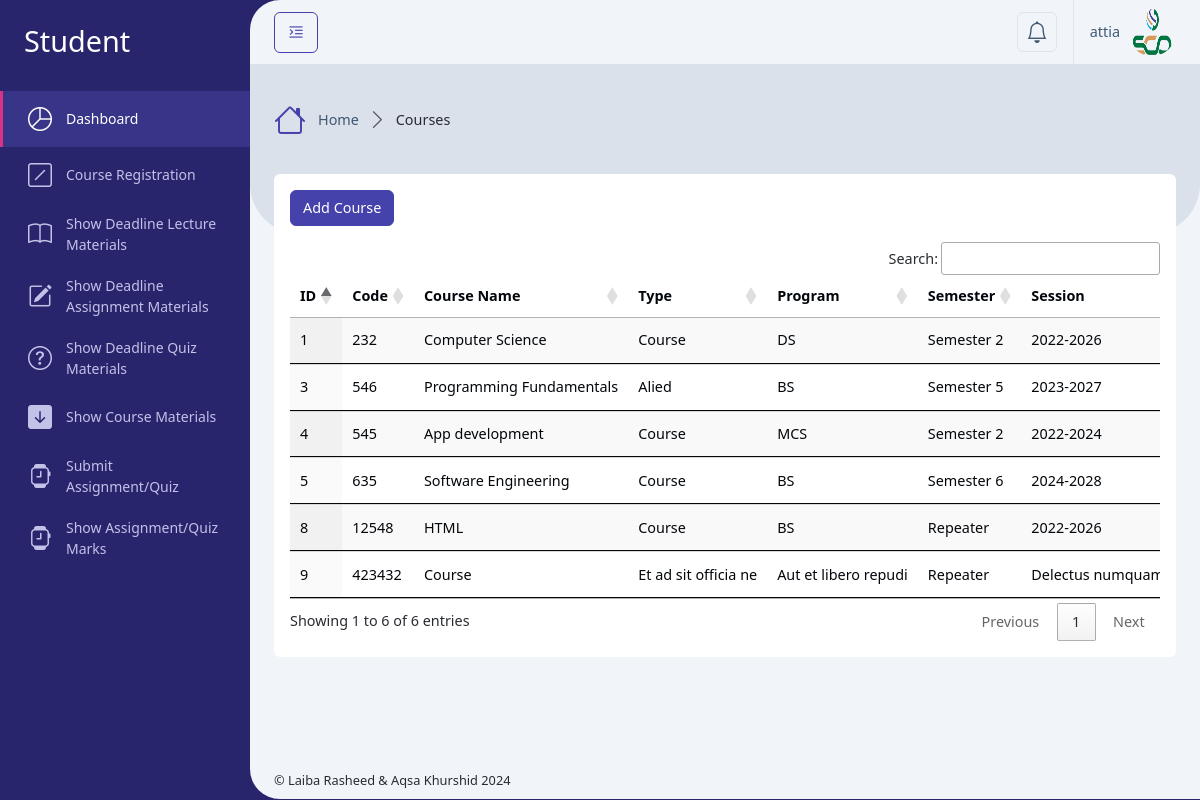
Screenshot of /Administrator/courses.php (signed in) with the database file from the repository.
### tables this page shows
CREATE TABLE `users` (
  `id` int(11) NOT NULL,
  `username` varchar(50) NOT NULL,
  `email` varchar(100) NOT NULL,
  `address` varchar(255) DEFAULT NULL,
  `phone` varchar(20) DEFAULT NULL,
  `department` varchar(255) DEFAULT NULL,
  `student_semester` varchar(100) DEFAULT NULL,
  `student_session` varchar(100) DEFAULT NULL,
  `student_program` varchar(100) DEFAULT NULL,
  `instructor_education` varchar(255) DEFAULT NULL,
  `profile_photo` varchar(256) DEFAULT NULL,
  `password` varchar(255) NOT NULL,
  `role_id` int(11) NOT NULL,
  `isActive` tinyint(2) DEFAULT 0,
  `created_at` timestamp NOT NULL DEFAULT current_timestamp()
);

CREATE TABLE `courses` (
  `id` int(11) NOT NULL,
  `code` varchar(100) DEFAULT NULL,
  `name` varchar(255) NOT NULL,
  `type` varchar(100) DEFAULT 'Course',
  `description` text DEFAULT NULL,
  `program` varchar(100) DEFAULT NULL,
  `semester` varchar(100) DEFAULT NULL,
  `session` varchar(20) DEFAULT NULL,
  `credit_hour` int(10) DEFAULT 3,
  `created_at` timestamp NOT NULL DEFAULT current_timestamp()
);

### Administrator/courses.php (called while the page is built, shortened)
<?php
    require '../Database/config.php';
    $user = getUserData($_SESSION['user_id']);
    $sql = "SELECT * FROM courses";
    $result = $conn->query($sql);
    include '../setting/_Layout.php';
?>

### Database/config.php (called while the page is built, shortened)
<?php
    $servername = "localhost";
    $username = "root";
    $password = "";
    $dbname = "course_ms";
    $conn = new mysqli($servername, $username, $password, $dbname);
    function getUserData($user_id) {
        global $conn;
        $stmt = $conn->prepare("SELECT * FROM users WHERE id = ?");
        $stmt->bind_param("i", $user_id);
        $stmt->execute();
        $result = $stmt->get_result();
        return $result->fetch_assoc();
    }
?>

### Administrator/courses_content.php (the view, shortened to what this page needs)
<div class="row">
    <div class="col-xxl-12">
        <div class="card mb-4">
            <div class="card-body">
                <button class="btn btn-primary mb-3" data-bs-toggle="modal" data-bs-target="#createCourseModal">Add Course</button>
                <div class="table-responsive">
                    <table id="example" class="table align-middle table-hover m-0 display nowrap" style="width:100%">
                        <thead>
                            <tr>
                                <th scope="col">ID</th>
                                <th scope="col">Code</th>
                                <th scope="col">Course Name</th>
                                <th scope="col">Type</th>
                                <th scope="col">Program</th>
                                <th scope="col">Semester</th>
                                <th scope="col">Session</th>
                            </tr>
                        </thead>
                        <tbody>
                            <?php
                            if ($result->num_rows > 0) {
                                while ($row = $result->fetch_assoc()) {
                                    ?>
                                    <tr>
                                        <td><?php echo htmlspecialchars($row['id']); ?></td>
                                        <td><?php echo htmlspecialchars($row['code']); ?></td>
                                        <td><?php echo htmlspecialchars($row['name']); ?></td>
                                        <td><?php echo htmlspecialchars($row['type']); ?></td>
                                        <td><?php echo htmlspecialchars($row['program']); ?></td>
                                        <td><?php echo htmlspecialchars($row['semester']); ?></td>
                                        <td><?php echo htmlspecialchars($row['session']); ?></td>
                                    </tr>
                                    <?php
                                }
                            } else {
                                ?>
                                <tr>
                                    <td colspan="10">No courses found.</td>
                                </tr>
                                <?php
                            }
                            ?>
                        </tbody>
                    </table>
                </div>
            </div>
        </div>
    </div>
</div>

### setting/_Header.php (shortened to what this page needs)
<div class="app-header d-flex align-items-center">
    <div class="d-flex">
        <button class="btn btn-outline-primary me-2 pin-sidebar" id="pin-sidebar">
            <i class="bi bi-text-indent-left fs-5"></i>
        </button>
    </div>
    <div class="header-actions">
        <div class="dropdown ms-2">
            <a class="dropdown-toggle d-flex p-2 border rounded-2" href="#!" role="button" data-bs-toggle="dropdown"
                aria-expanded="false">
                <i class="bi bi-bell fs-4 lh-1"></i>
            </a>
        </div>
        <div class="dropdown ms-3">
            <a id="userSettings" class="dropdown-toggle d-flex py-2 align-items-center ps-3 border-start" href="#!"
                role="button" data-bs-toggle="dropdown" aria-expanded="false">
                <span class="d-none d-md-block me-2"><?php echo htmlspecialchars($user['username']); ?></span>
                <img src="../assets/uploads/<?php echo htmlspecialchars($user['profile_photo']); ?>" class="rounded-circle img-3x" alt="Bootstrap Gallery" />
            </a>
        </div>
    </div>
</div>

### rows the page displays
users: username "attia", profile_photo (picture)
courses: id "1", code "232", name "Computer Science", type "Course", program "DS", semester "Semester 2", session "2022-2026"
courses: id "3", code "546", name "Programming Fundamentals", type "Alied", program "BS", semester "Semester 5", session "2023-2027"
courses: id "4", code "545", name "App development", type "Course", program "MCS", semester "Semester 2", session "2022-2024"
courses: id "5", code "635", name "Software Engineering", type "Course", program "BS", semester "Semester 6", session "2024-2028"
courses: id "8", code "12548", name "HTML", type "Course", program "BS", semester "Repeater", session "2022-2026"
courses: id "9", code "423432", name "Course", type "Et ad sit officia ne", program "Aut et libero repudi", semester "Repeater", session "Delectus…"

### other values shown
$roleTitle "Student"
$title "Courses"
